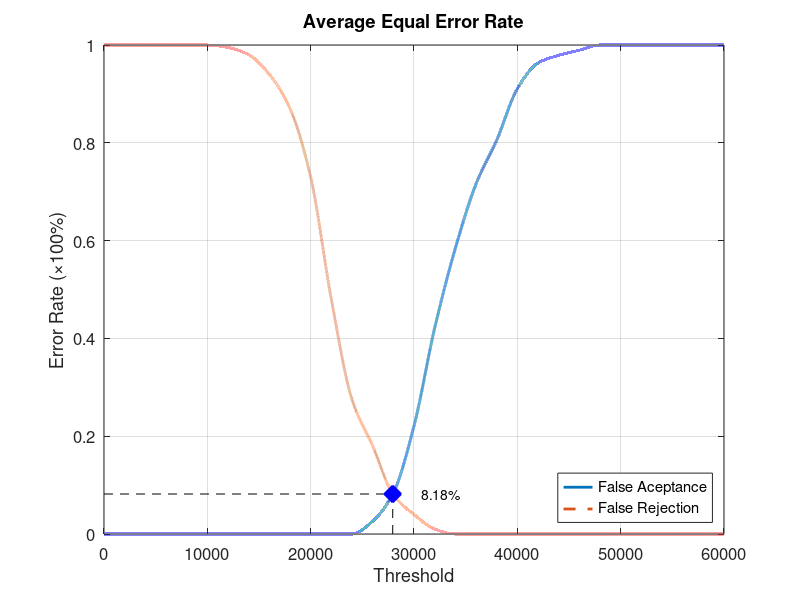
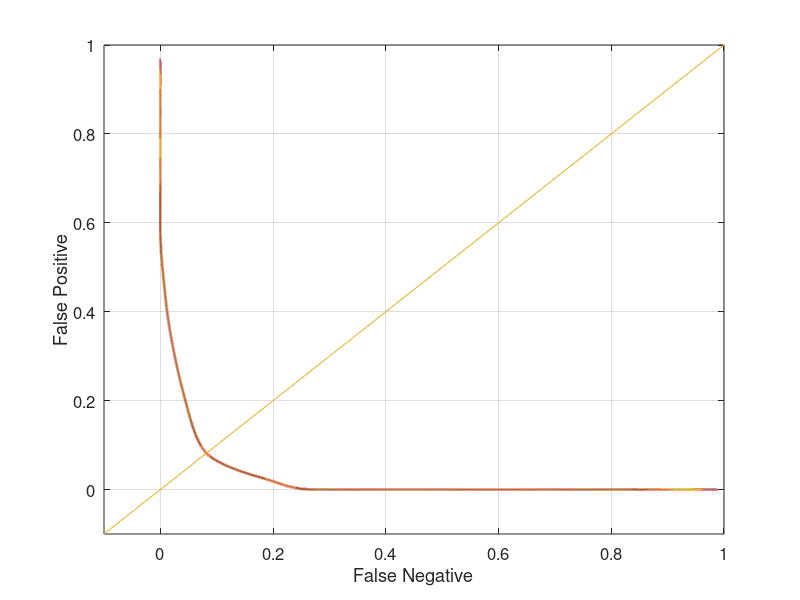

The MATLAB script that drew these images, in order:
function yEER = Database5_2
close all;
clear;
clc;
x = 0:2000:60000;
xq = 0:0.5:60000;

y0 = [0 0 0 0 0 0 0 0 0 0 0 0 0 0.0263158 0.0842105 0.221053 0.421053 0.584211 0.715789 0.805263 0.910526 0.963158 0.978947 0.989474 1 1 1 1 1 1 1];
yy0 = interp1(x, y0, xq, 'pchip');
y1 = [1 1 1 1 1 1 0.995 0.98 0.94 0.87 0.73 0.48 0.275 0.18 0.08 0.04 0.01 0 0 0 0 0 0 0 0 0 0 0 0 0 0];
yy1 = interp1(x, y1, xq, 'pchip');

% Calculating EER: 
y2 = abs(y0 - y1);
find(y2 == min(y2))
yy2 = abs(yy0 - yy1);
xEER = find(yy2 == min(yy2));
xEERIndex = xq(xEER) % X-axis EER
yEER = yy0(xEER) % Y-axis EER

main = figure
plot(xq, yy0,'-','LineWidth', 2);	hold on
plot(xq, yy1,'--','LineWidth', 2);	hold on
plot([xEERIndex xEERIndex], [0 yEER], 'k--');	hold on
plot([0 xEERIndex], [yEER yEER], 'k--');	hold on
plot(xEERIndex, yEER, 'bx', 'LineWidth', 10);	hold on
text(xEERIndex + 10 * xEERIndex / 100, yEER, [num2str(round((10000 * yEER)) / 100) '%'])
legend('False Aceptance', 'False Rejection', 'Location', 'SouthEast')
xlabel('Threshold')
ylabel('Error Rate (\times100%)')
title('Average Equal Error Rate')
set(gca, 'FontSize', 12)
axis([0 60000 0 1])
grid on

print(main, 'Database5_2Main', '-dpng');
FNRxFPR = figure('Color', [1 1 1]);
plot(yy1, yy0, '-', yy1, yy0, 'LineWidth', 2);
hold on
y = -0.1:0.1:1
plot(y, y); 
set(gca, 'FontSize', 12)
xlabel('False Negative')
ylabel('False Positive')
axis([-0.1 1 -0.1 1])
set(gca, 'FontSize', 12)
grid on

print(FNRxFPR, 'Database5_2FNRxFPR','-dpng');
end
